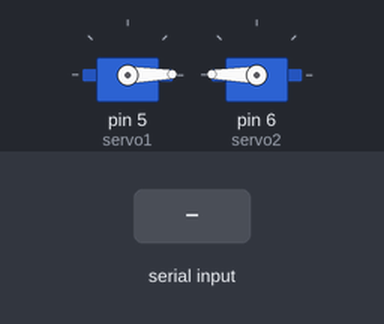
Recording of a sketch running on a simulated Arduino Uno, built with avr-gcc and run on an emulated ATmega328P. Shown: 2 × servo. The test bench sets the inputs (shaded band). What the sketch prints to the serial monitor is not drawn.

Above: at 1.2 s.
1.3 s: "open\n" received over the second serial link
At 2.6 s:
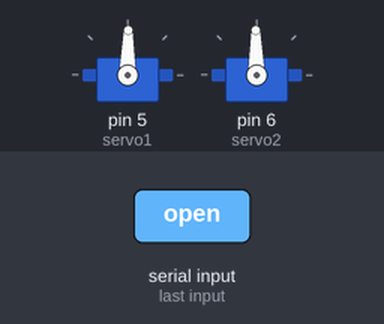
Timing chart, 0 to 7.8 s (numbered marks = the images above; inputs shaded):
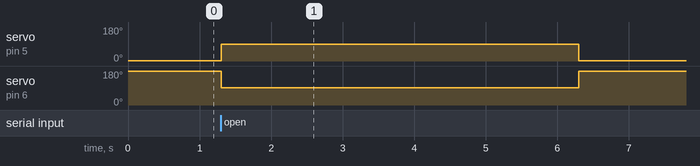

Measured:
- after the input at 1.3 s, servo on pin 5 (servo1): 1° → 89° at once, → 1° 5.0 s later; servo on pin 6 (servo2): 179° → 91° at once, → 179° 5.0 s later

The sketch:

sketch_apr21a.ino
```cpp
#include <SoftwareSerial.h>
#include <Servo.h>

SoftwareSerial radio(A3, -1); // RX, TX

Servo servo1;
Servo servo2;

int posOpen1 = 89;   // justér efter din mekanik
int posClosed1 = 1;

int posOpen2 = 91;   // justér efter din mekanik
int posClosed2 = 179;

void setup() {
  Serial.begin(9600);
  radio.begin(19200);

  servo1.attach(5);  // servo 1 på pin 5
  servo2.attach(6);  // servo 2 på pin 6

  // start lukket
  servo1.write(posClosed1);
  servo2.write(posClosed2);
}

void loop() {
  if (radio.available()) {
    String message = radio.readStringUntil('\n');
    message.trim(); // fjerner \r og mellemrum

    Serial.print("Modtaget: ");
    Serial.println(message);

    if (message == "open") {
      Serial.println("Åbner dør 🚪");

      // bevæg servoer til åben position
      servo1.write(posOpen1);
      servo2.write(posOpen2);

      delay(5000); // døren er åben i 5 sek

      // luk igen
      servo1.write(posClosed1);
      servo2.write(posClosed2);

      Serial.println("Lukker dør");
    }
  }
}
```
